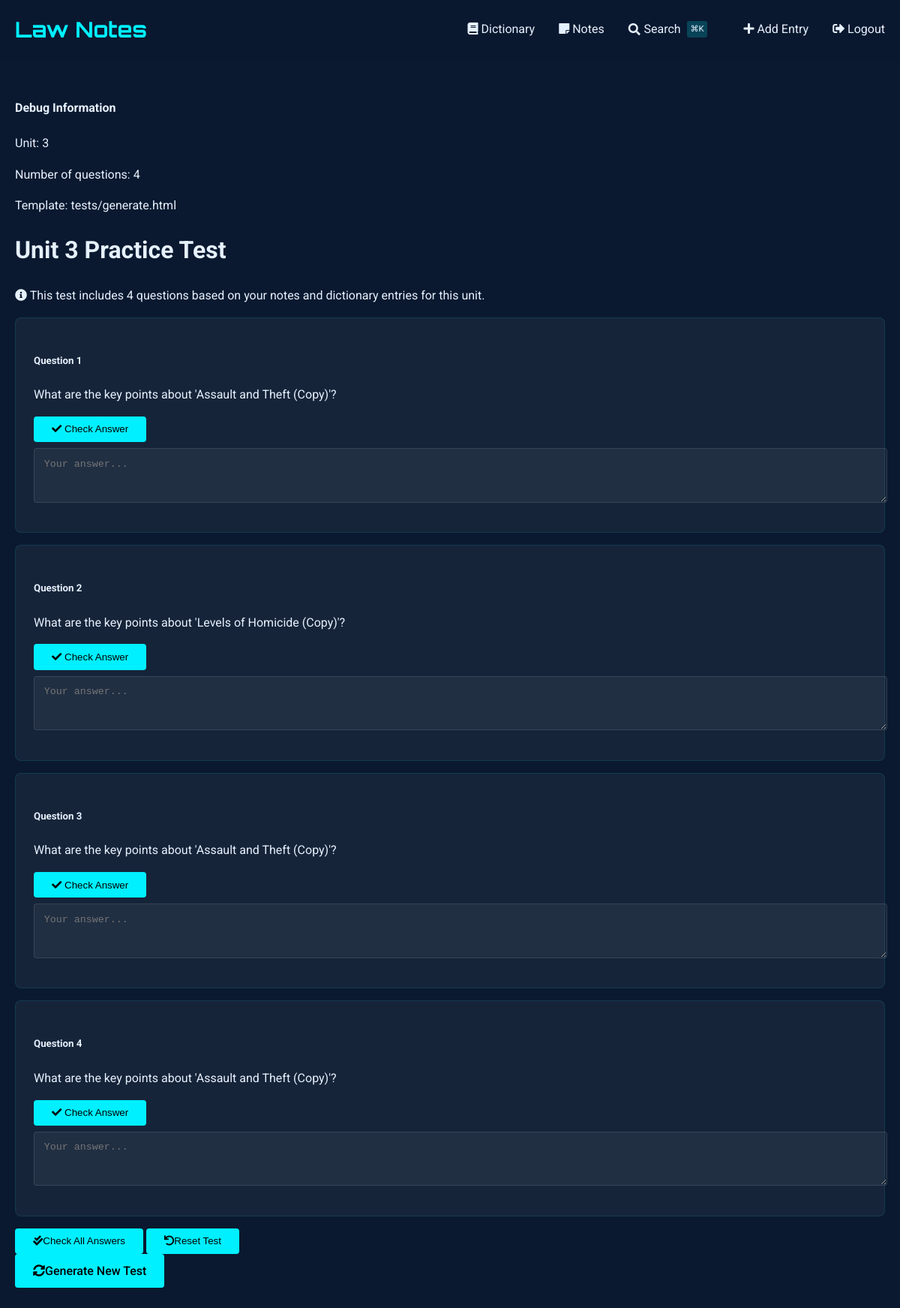
Page /tests/generate/3 (signed in) on the committed database.
### tables this page shows
CREATE TABLE notes (
    id INTEGER PRIMARY KEY AUTOINCREMENT,
    title TEXT NOT NULL,                -- short title for the note
    content TEXT NOT NULL,              -- the full note text
    unit_number INTEGER,                -- optional: to group with course units
    tags TEXT,                          -- comma-separated or JSON for filtering/search
    related_entries TEXT,               -- store glossary ids (e.g., "1,4,5") for cross-linking
    created_at TIMESTAMP DEFAULT CURRENT_TIMESTAMP,
    last_updated TIMESTAMP DEFAULT CURRENT_TIMESTAMP,
    views INTEGER DEFAULT 0,            -- track popularity
    is_favorite BOOLEAN DEFAULT 0,      -- quick flag for starred notes
    comments TEXT                       -- optional: your own thoughts or annotations
, has_worksheet BOOLEAN DEFAULT 0);

### test_routes.py (the view, shortened to what this page needs)
@test_bp.route('/generate/<int:unit_number>')
def generate_test(unit_number):
    if not session.get("name"):
        return redirect(url_for('auth.login', next=request.url))
    try:
        print(f"\n=== Starting test generation for unit {unit_number} ===")
        print("Current user:", session.get("name"))
        dict_db = SQL("sqlite:///dictionary.db")
        notes_db = SQL("sqlite:///notes.db")
        print("Fetching dictionary entries...")
        dictionary_entries = dict_db.execute("""
            SELECT id, word_phrase, definition, example, unit_number
            FROM entries
            WHERE unit_number = :unit_number
            ORDER BY RANDOM()
            LIMIT 20  # Limit to 20 terms to keep the test manageable
        """, unit_number=unit_number)
        print(f"Found {len(dictionary_entries)} dictionary entries")
        print("Fetching notes...")
        notes = notes_db.execute("""
            SELECT id, title, content, unit_number
            FROM notes
            WHERE unit_number = :unit_number
            ORDER BY RANDOM()
            LIMIT 5  # Limit to 5 notes to keep the test focused
        """, unit_number=unit_number)
        print(f"Found {len(notes)} notes")
        test_questions = []
        all_definitions = [entry['definition'] for entry in dictionary_entries]
        print(f"Generating questions from {len(dictionary_entries)} dictionary entries...")
        print(f"Generating questions from {len(notes)} notes...")
        for note in notes:
            test_questions.append({
                'type': 'short_answer',
                'question': f"What are the key points about '{note['title']}'?",
                'answer': note['content'],
                'options': []
            })
        random.shuffle(test_questions)
        test_questions = test_questions[:15]
        print(f"\n=== DEBUG: Generated {len(test_questions)} questions ===")
        for i, q in enumerate(test_questions):
            print(f"Question {i+1} (Type: {q['type']}): {q['question'][:100]}...")
            if 'options' in q and q['options']:
                print(f"  Options: {q['options']}")
        template_path = 'tests/generate.html'
        print(f"\n=== DEBUG: Attempting to render template: {template_path}")
        from flask import current_app, render_template_string
        with current_app.app_context():
            try:
                test_render = render_template_string('Test template rendering: {{ test_var }}', test_var='SUCCESS')
                print(f"Template rendering test: {test_render}")
                template = current_app.jinja_env.get_or_select_template(template_path)
                print("Template found and loaded successfully")
                test_data = [
                    {
                        'type': 'test',
                        'question': 'Test question',
                        'answer': 'Test answer',
                        'options': []
                    }
                ]
                test_output = render_template(template_path,
                                          test_questions=test_data,
                                          unit_number=unit_number)
                print(f"Test render successful. Output length: {len(test_output) if test_output else 0} characters")
            except Exception as e:
                print(f"\n=== TEMPLATE ERROR ===")
                print(f"Error: {str(e)}")
                import traceback
                traceback.print_exc()
                print("====================\n")
                raise
        print("\n=== Rendering actual template with real data ===")
        return render_template(template_path,
                             test_questions=test_questions,
                             unit_number=unit_number)
    except Exception as e:
        import traceback
        error_msg = f'Error generating test: {str(e)}\n\n{traceback.format_exc()}'
        print("\n" + "="*50)
        print("ERROR IN TEST GENERATION:")
        print(error_msg)
        print("="*50 + "\n")
        flash('Error generating test. Please check the server logs for details.', 'error')
        return redirect(url_for('dictionary.index'))

### sql.py (called while the page is built, shortened)
def _enable_logging(f):
    import logging
    import functools
    import os
    @functools.wraps(f)
    def decorator(*args, **kwargs):
        try:
            import flask
        except ModuleNotFoundError:
            return f(*args, **kwargs)
        disabled = logging.getLogger("cs50").disabled
        if flask.current_app and os.getenv("FLASK_ENV") == "development":
            logging.getLogger("cs50").disabled = False
        try:
            return f(*args, **kwargs)
        finally:
            logging.getLogger("cs50").disabled = disabled
    return decorator

def _parse_placeholder(token):
    import re
    import sqlparse
    if (
        not isinstance(token, sqlparse.sql.Token)
        or token.ttype != sqlparse.tokens.Name.Placeholder
    ):
        raise TypeError()
    if token.value == "?":
        return "qmark", None
    matches = re.search(r"^:([1-9]\d*)$", token.value)
    if matches:
        return "numeric", int(matches.group(1)) - 1
    matches = re.search(r"^:([a-zA-Z]\w*)$", token.value)
    if matches:
        return "named", matches.group(1)

    def __del__(self):
        self._disconnect()

    def _disconnect(self):
        if hasattr(_data, self._name()):
            getattr(_data, self._name()).close()
            delattr(_data, self._name())

    def _name(self):
        return str(hash(self))

        def connect(dbapi_connection, connection_record):
            try:
                if isinstance(
                    dbapi_connection, sqlite3.Connection
                ):  # If back end is sqlite
                    cursor = dbapi_connection.cursor()
                    cursor.execute("PRAGMA foreign_keys=ON")
                    cursor.close()
            except:
                pass

### templates/tests/generate.html (shortened to what this page needs)
{% extends "dictionary/base.html" %}
{% block content %}
<div class="container mt-4">
    <div class="alert alert-warning">
        <h4>Debug Information</h4>
        <p>Unit: {{ unit_number }}</p>
        <p>Number of questions: {{ test_questions|length }}</p>
        <p>Template: {{ self._TemplateReference__context.name }}</p>
    </div>
    <div class="row">
        <div class="col-12">
            <h1 class="mb-4">Unit {{ unit_number }} Practice Test</h1>
            <div class="alert alert-info">
                <i class="fas fa-info-circle me-2"></i>
                This test includes {{ test_questions|length }} questions based on your notes and dictionary entries for this unit.
            </div>
            <form id="testForm">
                {% for question in test_questions %}
                <div class="card mb-4 question-card" data-type="{{ question.type }}">
                    <div class="card-header bg-light">
                        <h5 class="mb-0">Question {{ loop.index }}</h5>
                    </div>
                    <div class="card-body">
                        <div class="d-flex justify-content-between align-items-center mb-3">
                            <p class="question-text mb-0">{{ question.question|safe }}</p>
                            <button type="button" class="btn btn-sm btn-outline-primary check-single" data-question-index="{{ loop.index0 }}">
                                <i class="fas fa-check"></i> Check Answer
                            </button>
                        </div>
                        {% if question.type == 'multiple_choice' %}
                            <div class="form-group">
                                {% for option in question.options %}
                                <div class="form-check">
                                    <input class="form-check-input" type="radio"
                                           name="q{{ loop.index0 }}" id="q{{ loop.index0 }}_{{ loop.index }}"
                                           value="{{ option }}" required>
                                    <label class="form-check-label" for="q{{ loop.index0 }}_{{ loop.index }}">
                                        {{ option }}
                                    </label>
                                </div>
                                {% endfor %}
                            </div>
                        {% elif question.type == 'fill_blank' %}
                            <div class="form-group">
                                <input type="text" class="form-control answer-input"
                                       name="q{{ loop.index0 }}" placeholder="Your answer..." required>
                            </div>
                        {% else %}
                            <div class="form-group">
                                <textarea class="form-control answer-input" name="q{{ loop.index0 }}"
                                          rows="3" placeholder="Your answer..." required></textarea>
                            </div>
                        {% endif %}
                    </div>
                </div>
                {% endfor %}
                <div class="d-flex justify-content-between mb-5">
                    <div>
                        <button type="button" class="btn btn-primary me-2" id="checkAllAnswers">
                            <i class="fas fa-check-double me-2"></i>Check All Answers
                        </button>
                        <button type="button" class="btn btn-outline-secondary" id="resetTest">
                            <i class="fas fa-undo me-2"></i>Reset Test
                        </button>
                    </div>
                    <a href="{{ url_for('tests.generate_test', unit_number=unit_number) }}"
                       class="btn btn-outline-secondary">
                        <i class="fas fa-sync-alt me-2"></i>Generate New Test
                    </a>
                </div>
            </form>
        </div>
    </div>
</div>
{% endblock %}

### templates/dictionary/base.html (style rules this page uses)
:root { --primary: #00f0ff; --bg-dark: #0a192f; --text: #e6f1ff; --success: #2ecc71; --error: #e74c3c; }
body { font-family: 'Roboto', sans-serif; background-color: var(--bg-dark); color: var(--text); line-height: 1.6; margin: 0; padding: 0; }
.container { max-width: 1200px; margin: 0 auto; padding: 0 20px; }
.card { background: rgba(255, 255, 255, 0.05); border-radius: 8px; padding: 1.5rem; margin: 1rem 0; border: 1px solid rgba(0, 240, 255, 0.1); }
.btn { display: inline-block; padding: 0.6rem 1.5rem; background: var(--primary); color: #000; border: none; border-radius: 4px; cursor: pointer; text-decoration: none; font-weight: 500; transition: all 0.3s; }
.form-control { width: 100%; padding: 0.8rem; margin: 0.5rem 0; background: rgba(255, 255, 255, 0.05); border: 1px solid rgba(255, 255, 255, 0.1); border-radius: 4px; color: var(--text); }

### rows in the picture
notes: question "What are the key points about 'Assault and Theft (Copy)'?"
notes: question "What are the key points about 'Levels of Homicide (Copy)'?"
notes: question "What are the key points about 'Assault and Theft (Copy)'?"
notes: question "What are the key points about 'Assault and Theft (Copy)'?"

### other values in the picture
{{ unit_number }} "3"
{{ test_questions|length }} "4"
{{ self._TemplateReference__context.name }} "tests/generate.html"
